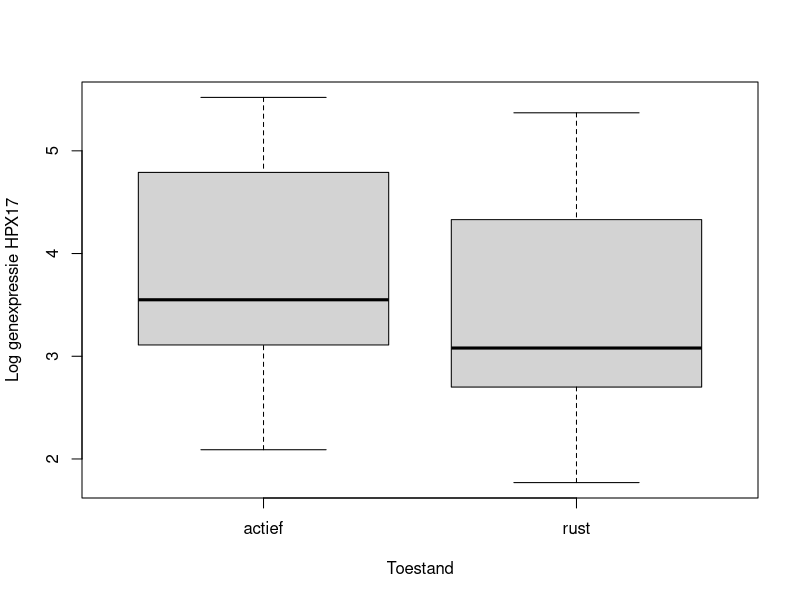
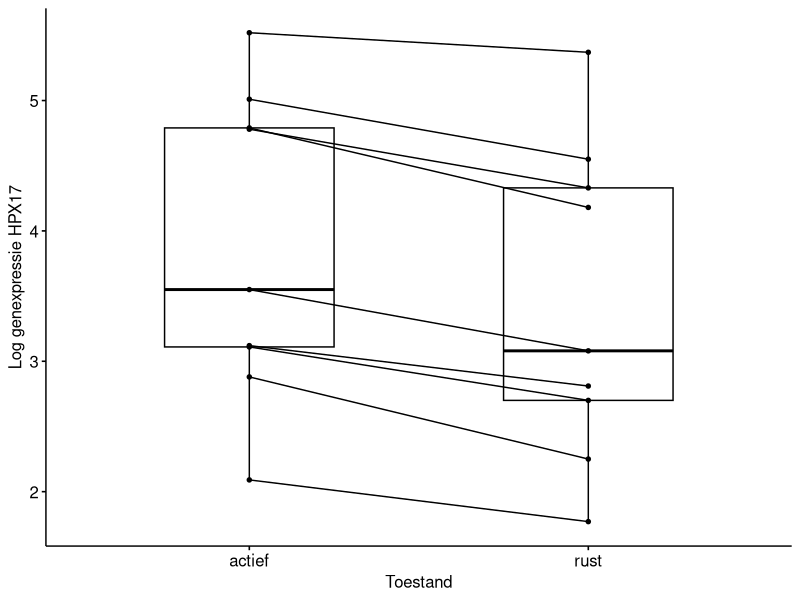

R code for these plots, in order: (Note: this script raises an error after producing the figures.)
## ---- chunk 1
knitr::opts_chunk$set(echo = TRUE)
## ---- chunk 2
genes <- data.frame(proefdier = factor(rep(c(paste0("kat",1:3), 
                                             paste0("hond", 1:3),
                                             paste0("cavia",1:3)), 2)),
                    logexpressie = c(3.12, 4.78, 3.55, 2.88, 2.09, 3.11, 5.01, 4.79, 5.52,
                                     2.81, 4.33, 3.08, 2.25, 1.77, 2.70, 4.55, 4.18, 5.37),
                    toestand = factor(c(rep("actief", 9), rep("rust", 9))) )
genes
## ---- chunk 3
boxplot(logexpressie ~ toestand, data = genes, xlab = "Toestand", ylab = "Log genexpressie HPX17")
## ---- chunk 4
library(ggpubr)
newData <- data.frame("actief" = genes$logexpressie[genes$toestand %in% "actief"],
                      "rust" = genes$logexpressie[genes$toestand %in% "rust"])
newData
ggpaired(data = newData, cond1 = "actief", cond2 = "rust", xlab = "Toestand",
         ylab = "Log genexpressie HPX17")
## ---- chunk 5
( res <- t.test(logexpressie ~ toestand, data = genes, paired = T) )
## ---- chunk 6
y.avs <- tapply(genes$logexpressie, genes$toestand, mean)
vars <- tapply(genes$logexpressie, genes$toestand, var)
d.av <- (y.avs[1] - y.avs[2])/sqrt((vars[1]+vars[2])/2)
cat("Effectsterkte: d.av = ",d.av,"\n")
## ---- chunk 7
setwd("H:/Hanze/ILST/vakken/kwartaal 07/Statistiek 3 BIN/lessen/2019-2020/Les 09 - DEG 2/")
genes3 <- read.table("DEG_3.txt", header = T, sep = "\t")
head(genes3)

gene.names <- rownames(genes3)
cat("\nGene names: ",gene.names,"\n")
samples <- colnames(genes3)
cat("Sample names: ",samples,"\n")
## ---- chunk 8
( Rcols <- samples[1:5] )
( Gcols <- samples[6:10] )
logR <- as.vector(as.matrix(genes3[, Rcols]))
logG <- as.vector(as.matrix(genes3[, Gcols]))
logM <- logR - logG
n.replica <- length(Rcols)
genes4 <- data.frame(matrix(logM, ncol = n.replica), row.names = gene.names)
colnames(genes4) <- paste0(rep("M.",n.replica),1:(n.replica))

head(genes4)
## ---- chunk 9
myTTest <- function(y, mu){
  return(t.test(y, mu=mu)$p.value)
}

cat("p-waarden:\n")
( pVec <- apply(genes4, 1, myTTest, mu = 0) )
alpha <- 0.05

cat("\nSignificant genes: ", gene.names[pVec < alpha], "\n")
cat("Number of Significant genes = ", sum(pVec < alpha), "\n")
## ---- chunk 10
cat("Bonferroni correction:\n")
pVec.Bon <- p.adjust(pVec, method = "bonferroni")
cat("DEGs: ", gene.names[pVec.Bon < alpha], "\n")
n.DEG.Bon <- sum(pVec.Bon < alpha)
cat("Number of DEGs = ", n.DEG.Bon,"\n\n")

cat("Holm correction:\n")
pVec.Holm <- p.adjust(pVec, method = "holm")
cat("DEGs: ", gene.names[pVec.Holm < alpha], "\n")
n.DEG.Holm <- sum(pVec.Holm < alpha)
cat("Number of DEGs = ", n.DEG.Holm,"\n")
## ---- chunk 11
myPairedTTest <- function(x){
  n.elem <- length(x)
  n.pairs <- n.elem / 2 # half of the length
  # make a factor with groups
  mySample <- factor(c(rep(1, n.pairs), rep(2, n.pairs)))
  t.test(x ~ mySample, paired=T)$p.value  
}
## ---- chunk 12
( pVec2 <- apply(genes3, 1, myPairedTTest) )

alpha <- 0.05

cat("\nSignificant genes: ", gene.names[pVec2 < alpha], "\n")
cat("Number of Significant genes = ", sum(pVec2 < alpha), "\n")

## ---- chunk 13
cat("Bonferroni correction:\n")
pVec.Bon <- p.adjust(pVec2, method = "bonferroni")
cat("DEGs: ", gene.names[pVec.Bon < alpha], "\n")
n.DEG.Bon <- sum(pVec.Bon < alpha)
cat("Number of DEGs = ", n.DEG.Bon,"\n\n")

cat("Holm correction:\n")
pVec.Holm <- p.adjust(pVec2, method = "holm")
cat("DEGs: ", gene.names[pVec.Holm < alpha], "\n")
n.DEG.Holm <- sum(pVec.Holm < alpha)
cat("Number of DEGs = ", n.DEG.Holm,"\n")
## ---- chunk 14
setwd("E:/Hanze/ILST/vakken/kwartaal 07/Statistiek 3 BIN/lessen/2019-2020/Les 09 - DEG 2/")
myData <- read.table("inspanning.txt", header = T, sep = "\t")
myData
## ---- chunk 15
newData <- data.frame(logexpressie = c(myData$logR, myData$logG),
                      toestand = factor(c(rep("Zware inspanning", 5), rep("Rust", 5))))
boxplot(logexpressie ~ toestand, data = newData, xlab = "Toestand", ylab = "Log genexpressie")
## ---- chunk 16
library(ggpubr)

ggpaired(data = myData, cond1 = "logG", cond2 = "logR", xlab = "Toestand",
         ylab = "Log genexpressie")
## ---- chunk 17
t.test(logexpressie ~ toestand, data = newData, paired = T)
## ---- chunk 18
t.test(myData$logR, myData$logG, paired = T)
## ---- chunk 19
y.avs <- tapply(newData$logexpressie, newData$toestand, mean)
vars <- tapply(newData$logexpressie, newData$toestand, var)
d.av <- (y.avs[1] - y.avs[2])/sqrt((vars[1]+vars[2])/2)
cat("Effectsterkte: d.av = ",d.av,"\n")
## ---- chunk 20
t.test(logexpressie ~ toestand, data = newData, paired = F)
## ---- chunk 21
setwd("E:/Hanze/ILST/vakken/kwartaal 07/Statistiek 3 BIN/lessen/2019-2020/Les 09 - DEG 2/")
myData <- read.table("medicijn.txt", header = T, sep = "\t")
myData
## ---- chunk 22
newData <- data.frame(logexpressie = c(myData$logR, myData$logG),
                      toestand = factor(c(rep("Met medicijn", 5), rep("Zonder medicijn", 5)), 
                                        levels = c("Zonder medicijn", "Met medicijn")) )
boxplot(logexpressie ~ toestand, data = newData, xlab = "Toestand", ylab = "Log genexpressie")
## ---- chunk 23
library(ggpubr)

ggpaired(data = myData, cond1 = "logG", cond2 = "logR", xlab = "Toestand",
         ylab = "Log genexpressie")
## ---- chunk 24
t.test(logexpressie ~ toestand, data = newData, paired = T)
## ---- chunk 25
y.avs <- tapply(newData$logexpressie, newData$toestand, mean)
vars <- tapply(newData$logexpressie, newData$toestand, var)
d.av <- (y.avs[1] - y.avs[2])/sqrt((vars[1]+vars[2])/2)
cat("Effectsterkte: d.av = ",d.av,"\n")
## ---- chunk 26
vector1 <- "a"
vector2 <- c("a", "b")
vector3 <- 1:3

( paste0(vector2, vector3) )

( paste0(vector1, vector3))
## ---- chunk 27
# Maak voorbeelddata:
( y <- 1:16 )
n.replica <- 2

#Maak hiervan een matrix M met 4 kolommen:
( D <- matrix(y, ncol = 4) )

colnames(D) <- c(paste0("logR.",1:n.replica),
                 paste0("logG.",1:n.replica))
D
rownames(D) <- paste0("Gene.",1:4)
D
X <- data.frame(D)
X
## ---- chunk 28
# Op basis van de matrix:
cat("Matrix:\n")
( M.1 <- D[ ,"logR.1"] - D[ ,"logG.1"] )
( M.2 <- D[ ,"logR.2"] - D[ ,"logG.2"] )
( D.2 <- matrix(data = c(M.1, M.2), ncol = 2) )
colnames(D.2) <- paste0("M.",1:n.replica)
rownames(D.2) <- paste0("Gene.",1:4)
D.2


cat("\n\nDataframe:\n")
# Op basis van het dataframe:
( M.1 <- X[ ,"logR.1"] - X[ ,"logG.1"] )
( M.2 <- X[ ,"logR.2"] - X[ ,"logG.2"] )
X.2 <- data.frame(M.1, M.2)
rownames(X.2) <- paste0("Gene.",1:4)
X.2

## ---- chunk 29
( Rcols <- paste0("logR.",1:n.replica) )
( Gcols <- paste0("logG.",1:n.replica) )

( logR <- as.vector(D[ ,Rcols]) )
( logG <- as.vector(D[ ,Gcols]) )
( M <- logR - logG )
( D.2 <- matrix(M, ncol = n.replica) )

colnames(D.2) <- paste0("M.",1:n.replica)
rownames(D.2) <- paste0("Gene.",1:4)
D.2
## ---- chunk 30
( Rcols <- paste0("logR.",1:n.replica) )
( Gcols <- paste0("logG.",1:n.replica) )

logR <- as.vector(X[ ,Rcols])
logR
logG <- as.vector(X[ ,Gcols])
logG
M <- logR - logG
M
D.2 <- matrix(M, ncol = n.replica)
D.2
colnames(D.2) <- paste0("M.",1:n.replica)
rownames(D.2) <- paste0("Gene.",1:4)
D.2
## ---- chunk 31
( Rcols <- paste0("logR.",1:n.replica) )
( Gcols <- paste0("logG.",1:n.replica) )

logR <- as.vector(as.matrix(X[ ,Rcols]))
logR
logG <- as.vector(as.matrix(X[ ,Gcols]))
logG
M <- logR - logG
M
D.2 <- matrix(M, ncol = n.replica)
D.2
colnames(D.2) <- paste0("M.",1:n.replica)
rownames(D.2) <- paste0("Gene.",1:4)
D.2
X.2 <- data.frame(D.2)
X.2
